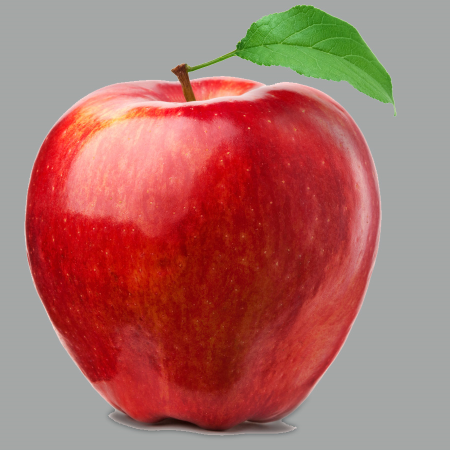
//> input picture HW/HW2/HW2/apple_900x900.png, 450 x 450 px
$ ./main   (built with g++ and OpenCV 4)
//> lines starting //> are read from the running program, lines starting //| are printed output that depends on the picture
#include <iostream>
#include <string>
#include <cmath>
#include <vector>
#include <opencv2/opencv.hpp>
#define CVUI_IMPLEMENTATION
#include "cvui.h"

#define WINDOW_NAME "pyrimid combine"
using namespace std;
using namespace cv;
int main() {
    Mat apple = imread("apple_900x900.png",CV_8UC4); resize(apple, apple, Size(512, 512));
//> further down, apple is the input picture: 450 rows x 450 cols, CV_8UC3; mean B, G, R 103, 109, 171
    Mat material = imread("material_512x512.png", CV_8UC4);
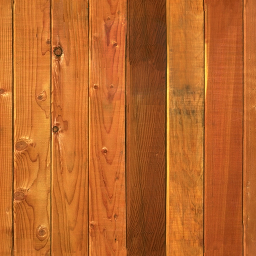
//> input picture HW/HW2/HW2/material_512x512.png, 256 x 256 px
//> material is the input picture: 256 rows x 256 cols, CV_8UC3; mean B, G, R 41.2, 102.1, 187.3
    Mat a0 = cv::Mat::zeros(512, 512, CV_8UC4);
    Mat a1 = cv::Mat::zeros(512, 512, CV_8UC4);
    Mat d0 = cv::Mat::zeros(512, 512, CV_8UC4);
    Mat combine = cv::Mat::zeros(512, 512, CV_8UC3);
    vector<Mat> apple_layer;
    vector<Mat> material_layer;

    float rate[6] = { 1.0f,0.833,0.666f,0.5f,0.333f,0.0f };//加權比例

    //處理蘋果分解與重建
    apple.copyTo(a0);
    cv::imshow("origin", a0);
    for (int i = 0; i < 6; i++) {
        GaussianBlur(a0, a1, Size(5, 5), 0);//高斯模糊存到a1
        resize(a1, a1, Size(a0.rows / 2, a0.cols / 2));//a1縮小一倍
        resize(a1, d0, Size(a1.rows * 2, a1.cols * 2));//縮大一倍存到d0
        //d0與a0相減
        for (int row = 0; row < d0.rows; row++) {
            for (int col = 0; col < d0.cols; col++) {
                for (int color = 0; color < 3; color++) {
                    int result_color = (d0.at<Vec3b>(row, col)[color] - a0.at<Vec3b>(row, col)[color] + 127);
                    if (result_color > 255) result_color = 255;
                    else if (result_color < 0) result_color = 0;
                    d0.at<Vec3b>(row, col)[color] = result_color;
                }
            }
        }

        resize(d0, d0, Size(512, 512));//放大以展示
        cv::imshow("apple d0-" + std::to_string(i), d0);

        resize(a0, a0, Size(a0.rows / 2, a0.cols / 2));//分解圖，縮小a0來放上一層
        a1.copyTo(a0);//把上一層資料放入a0

        resize(a1, a1, Size(512, 512));//放大以展示
        cv::imshow("apple a1-" + std::to_string(5 - i), a1);//重建圖

        apple_layer.push_back(a1);
    }
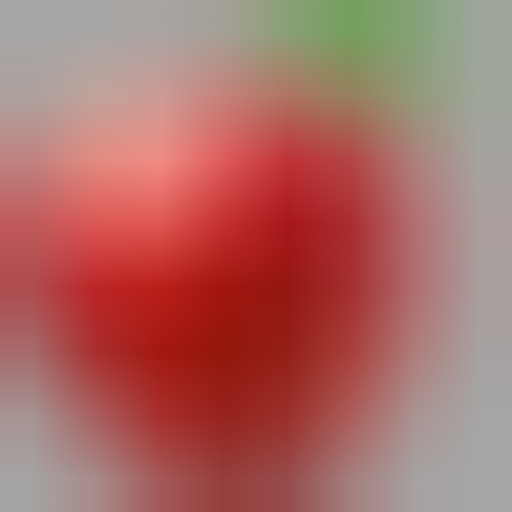
//> a1: 512 rows x 512 cols, CV_8UC3; mean B, G, R 101.3, 107.7, 171.6
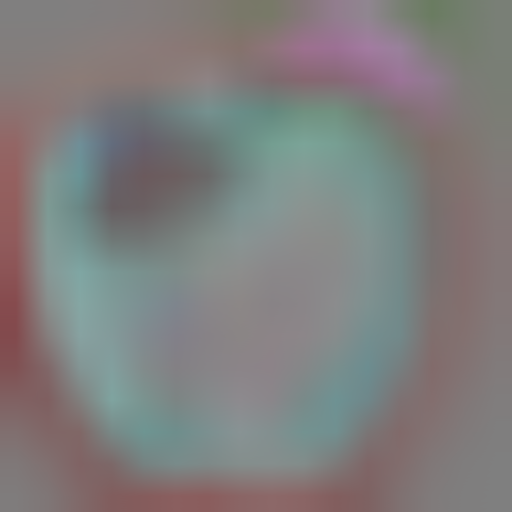
//> d0: 512 rows x 512 cols, CV_8UC3; mean B, G, R 125.5, 125.7, 127.2


    //處理材質圖分解與重建
    material.copyTo(a0);
    for (int i = 0; i < 6; i++) {
        GaussianBlur(a0, a1, Size(5, 5), 0);//高斯模糊存到a1
        resize(a1, a1, Size(a0.rows / 2, a0.cols / 2));//a1縮小一倍
        resize(a1, d0, Size(a1.rows * 2, a1.cols * 2));//縮大一倍存到d0
        //d0與a0相減
        for (int row = 0; row < d0.rows; row++) {
            for (int col = 0; col < d0.cols; col++) {
                for (int color = 0; color < 3; color++) {
                    int result_color = (d0.at<Vec3b>(row, col)[color] - a0.at<Vec3b>(row, col)[color] + 127);
                    if (result_color > 255) result_color = 255;
                    else if (result_color < 0) result_color = 0;
                    d0.at<Vec3b>(row, col)[color] = result_color;
                }
            }
        }

        resize(d0, d0, Size(512, 512));//放大以展示
        cv::imshow("material d0-" + std::to_string(i), d0);

        resize(a0, a0, Size(a0.rows / 2, a0.cols / 2));//分解圖，縮小a0來放上一層
        a1.copyTo(a0);//把上一層資料放入a0

        resize(a1, a1, Size(512, 512));//放大以展示
        cv::imshow("material a1-" + std::to_string(5 - i), a1);//重建圖

        material_layer.push_back(d0);
    }
//> this loop made 6 passes
//> pass 1, `resize(d0, d0, Size(512, 512));`:
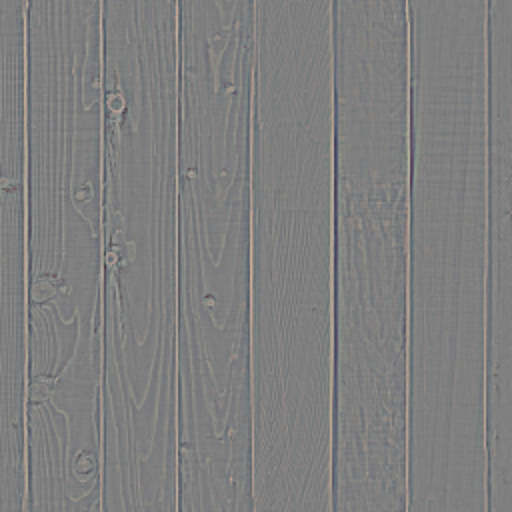
//> d0: 512 rows x 512 cols, CV_8UC3; mean B, G, R 127, 127, 127
//> after the loop:
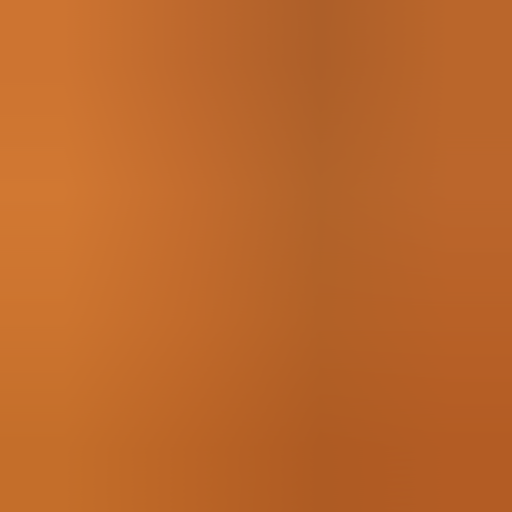
//> a1: 512 rows x 512 cols, CV_8UC3; mean B, G, R 42.3, 103.3, 188.3
//> after the loop:
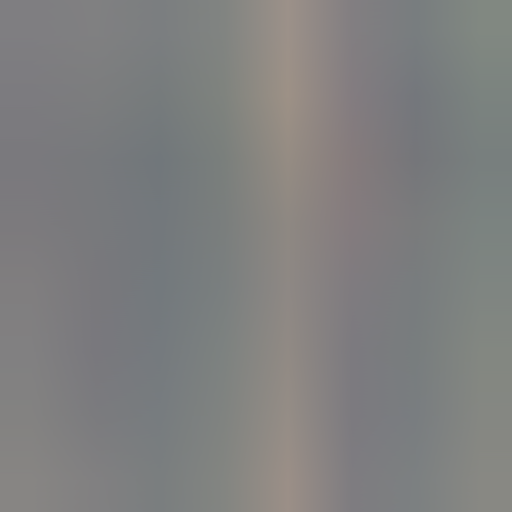
//> d0: 512 rows x 512 cols, CV_8UC3; mean B, G, R 127.5, 127.6, 127.3

    //融合圖片
    for (int i = 0; i < 6; i++) {
        for (int row = 0; row < 512; row++) {
            for (int col = 0; col < 512; col++) {
                for (int color = 0; color < 3; color++) {
                    combine.at<Vec3b>(row, col)[color] = (apple_layer[i].at<Vec3b>(row, col)[color] * (1.0f - rate[i])) + (material_layer[i].at<Vec3b>(row, col)[color] * rate[i]);
                }
            }
        }
        cv::imshow("combine" + std::to_string(5 - i), combine);//重建圖
    }
//> this loop made 6 passes
//> pass 2, `cv::imshow("combine" + std::to_string(5 - i), combine);`:
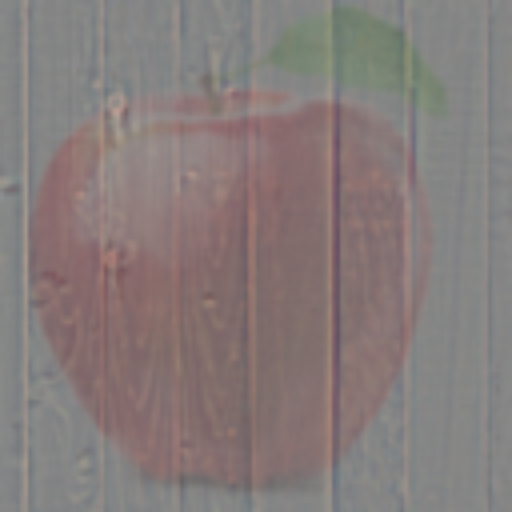
//> window 'combine4': 512 rows x 512 cols, CV_8UC3; mean B, G, R 122.5, 123.5, 133.9

    waitKey();
    return 0;
}
